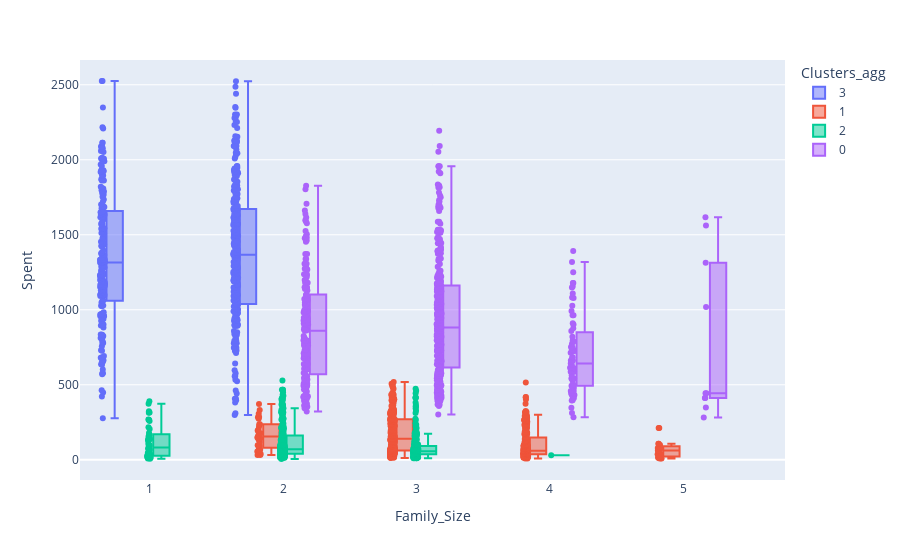

Write notebook code for a chart like this one.
### Markdown cell above
**The graphic has been added as an image because the Plotly library has a display issue on Github.**
![](https://github.com/emreyesilyurt/customer_segmentation/blob/main/assets/children.png?raw=true)

### Code cell
fig = px.box(df, x=df['Family_Size'], y=df['Spent'], points="all", color="Clusters_agg")
fig.show()

### Figure 1 — Plotly figure (JSON) as saved in the notebook; plotly's stock layout.template omitted (floating-point values rounded to 4 significant figures; data arrays with more than 128 entries replaced by an {"elided": "..."} marker saying what was removed)
{"data": [{"alignmentgroup": "True", "boxpoints": "all", "hovertemplate": "Clusters_agg=3<br>Family_Size=%{x}<br>Spent=%{y}<extra></extra>", "legendgroup": "3", "marker": {"color": "#636efa"}, "name": "3", "notched": false, "offsetgroup": "3", "orientation": "v", "showlegend": true, "type": "box", "x": {"elided": "495 int values"}, "x0": " ", "xaxis": "x", "y": {"elided": "495 int values"}, "y0": " ", "yaxis": "y"}, {"alignmentgroup": "True", "boxpoints": "all", "hovertemplate": "Clusters_agg=1<br>Family_Size=%{x}<br>Spent=%{y}<extra></extra>", "legendgroup": "1", "marker": {"color": "#EF553B"}, "name": "1", "notched": false, "offsetgroup": "1", "orientation": "v", "showlegend": true, "type": "box", "x": {"elided": "517 int values"}, "x0": " ", "xaxis": "x", "y": {"elided": "517 int values"}, "y0": " ", "yaxis": "y"}, {"alignmentgroup": "True", "boxpoints": "all", "hovertemplate": "Clusters_agg=2<br>Family_Size=%{x}<br>Spent=%{y}<extra></extra>", "legendgroup": "2", "marker": {"color": "#00cc96"}, "name": "2", "notched": false, "offsetgroup": "2", "orientation": "v", "showlegend": true, "type": "box", "x": {"elided": "600 int values"}, "x0": " ", "xaxis": "x", "y": {"elided": "600 int values"}, "y0": " ", "yaxis": "y"}, {"alignmentgroup": "True", "boxpoints": "all", "hovertemplate": "Clusters_agg=0<br>Family_Size=%{x}<br>Spent=%{y}<extra></extra>", "legendgroup": "0", "marker": {"color": "#ab63fa"}, "name": "0", "notched": false, "offsetgroup": "0", "orientation": "v", "showlegend": true, "type": "box", "x": {"elided": "593 int values"}, "x0": " ", "xaxis": "x", "y": {"elided": "593 int values"}, "y0": " ", "yaxis": "y"}], "layout": {"boxmode": "group", "legend": {"title": {"text": "Clusters_agg"}, "tracegroupgap": 0}, "margin": {"t": 60}, "xaxis": {"anchor": "y", "domain": [0, 1], "title": {"text": "Family_Size"}}, "yaxis": {"anchor": "x", "domain": [0, 1], "title": {"text": "Spent"}}}}
